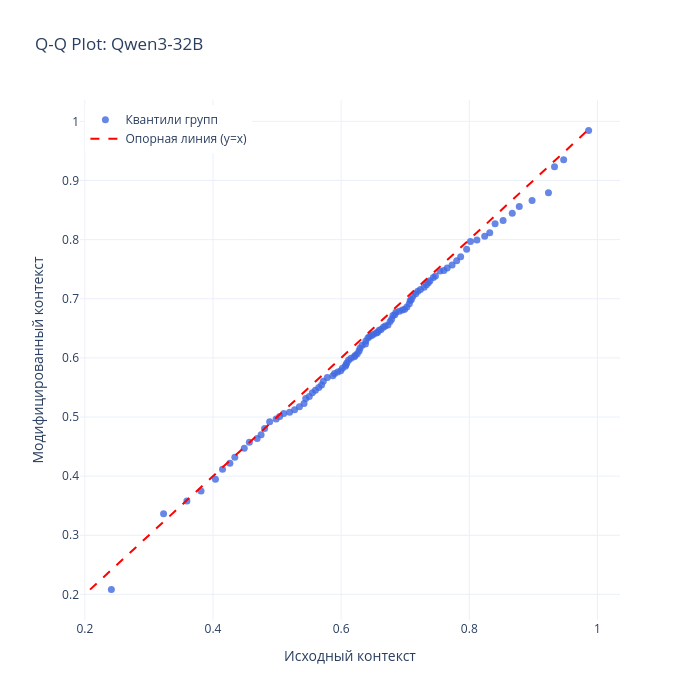

Here is the notebook cell this chart was saved with:
### Code cell
fig = qq_func(list1, list2_2)
# Показываем график
fig.update_layout(
    title='Q-Q Plot: Qwen3-32B',
    xaxis_title='Исходный контекст',
    yaxis_title='Модифицированный контекст',
)
fig.show()
